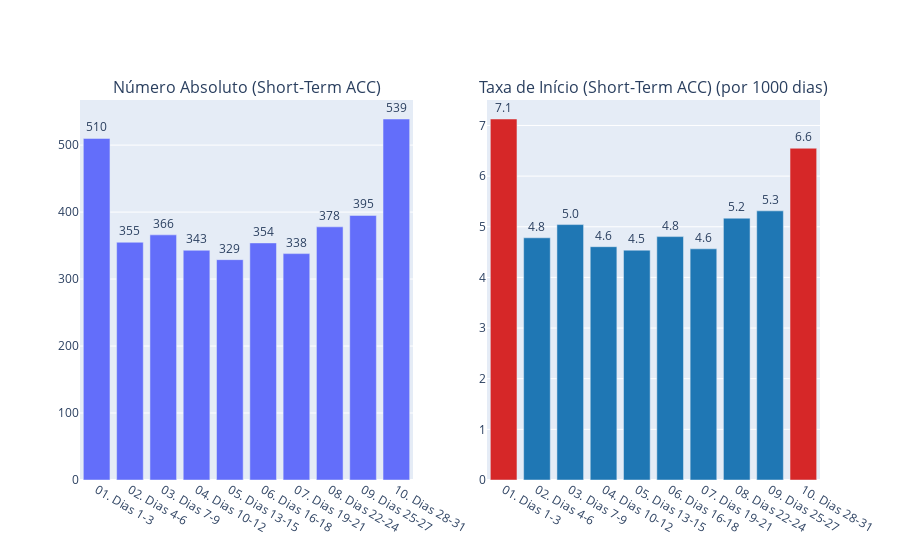

Notebook cell for this chart:
### Markdown cell above
##### Só Assistentes e short term

### Code cell
df_short_acc = df_spells[
    (df_spells['short_term'] == True) &
    (df_spells['categoria_profissional'] == "Assistente de Contact Center")
].copy()

analisar_spells_por_periodo(df_short_acc, "(Short-Term ACC)")

### Figure 1 — Plotly figure (JSON) as saved in the notebook; plotly's stock layout.template omitted (floating-point values rounded to 4 significant figures)
{"data": [{"text": [510, 355, 366, 343, 329, 354, 338, 378, 395, 539], "textposition": "outside", "type": "bar", "x": ["01. Dias 1-3", "02. Dias 4-6", "03. Dias 7-9", "04. Dias 10-12", "05. Dias 13-15", "06. Dias 16-18", "07. Dias 19-21", "08. Dias 22-24", "09. Dias 25-27", "10. Dias 28-31"], "xaxis": "x", "y": [510, 355, 366, 343, 329, 354, 338, 378, 395, 539], "yaxis": "y"}, {"marker": {"color": ["#d62728", "#1f77b4", "#1f77b4", "#1f77b4", "#1f77b4", "#1f77b4", "#1f77b4", "#1f77b4", "#1f77b4", "#d62728"]}, "text": ["7.1", "4.8", "5.0", "4.6", "4.5", "4.8", "4.6", "5.2", "5.3", "6.6"], "textposition": "outside", "type": "bar", "x": ["01. Dias 1-3", "02. Dias 4-6", "03. Dias 7-9", "04. Dias 10-12", "05. Dias 13-15", "06. Dias 16-18", "07. Dias 19-21", "08. Dias 22-24", "09. Dias 25-27", "10. Dias 28-31"], "xaxis": "x2", "y": [7.127, 4.782, 5.043, 4.606, 4.538, 4.805, 4.564, 5.169, 5.314, 6.55], "yaxis": "y2"}], "layout": {"annotations": [{"font": {"size": 16}, "showarrow": false, "text": "Número Absoluto (Short-Term ACC)", "x": 0.225, "xanchor": "center", "xref": "paper", "y": 1, "yanchor": "bottom", "yref": "paper"}, {"font": {"size": 16}, "showarrow": false, "text": "Taxa de Início (Short-Term ACC) (por 1000 dias)", "x": 0.775, "xanchor": "center", "xref": "paper", "y": 1, "yanchor": "bottom", "yref": "paper"}], "autosize": true, "showlegend": false, "xaxis": {"anchor": "y", "autorange": true, "domain": [0, 0.45], "range": [-0.5, 9.5], "type": "category"}, "xaxis2": {"anchor": "y2", "autorange": true, "domain": [0.55, 1], "range": [-0.5, 9.5], "type": "category"}, "yaxis": {"anchor": "x", "autorange": true, "domain": [0, 1], "range": [0, 567.4], "type": "linear"}, "yaxis2": {"anchor": "x2", "autorange": true, "domain": [0, 1], "range": [0, 7.503], "type": "linear"}}}
